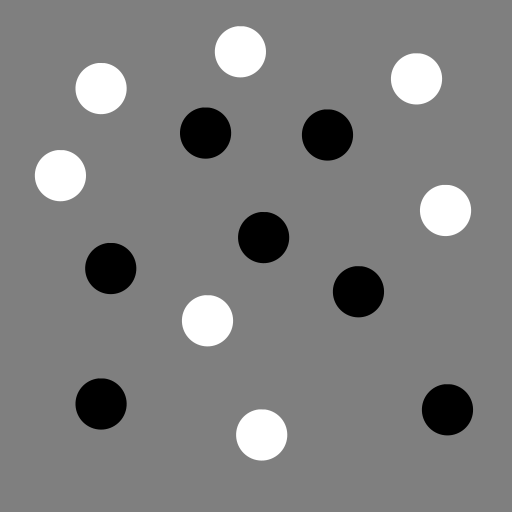
#> input picture 2 Week/test_blob_uniform.png, 512 x 512 px
$ python week2solutions.py   (older library calls are emulated)
#> lines starting #> are read from the running program, lines starting #| are printed output that depends on the picture
# -*- coding: utf-8 -*-
"""
Created on Wed Feb 16 13:00:09 2022

@author: hujo8
"""

import numpy as np
import matplotlib.pyplot as plt
import skimage.io
import skimage.feature
import cv2

#%% Computing Gaussian and its second order derivative

im = skimage.io.imread('test_blob_uniform.png').astype(np.float)
#> im: shape (512, 512) float64; min 0, max 255, mean 127.1

fig, ax = plt.subplots(1,1,figsize=(10,10),sharex=True,sharey=True)
ax.imshow(im,cmap='gray')

def getGaussDerivative(t):
    '''
    Computes kernels of Gaussian and its derivatives.
    Parameters
    ----------
    t : float
        Vairance - t.

    Returns
    -------
    g : numpy array
        Gaussian.
    dg : numpy array
        First order derivative of Gaussian.
    ddg : numpy array
        Second order derivative of Gaussian
    dddg : numpy array
        Third order derivative of Gaussian.

    '''

    kSize = 5
    s = np.sqrt(t)
    x = np.arange(int(-np.ceil(s*kSize)), int(np.ceil(s*kSize))+1)
    x = np.reshape(x,(-1,1))
    g = np.exp(-x**2/(2*t))
    g = g/np.sum(g)
    dg = -x/t*g
    ddg = -g/t - x/t*dg
    dddg = -2*dg/t - x/t*ddg
    return g, dg, ddg, dddg

g, dg, ddg, dddg = getGaussDerivative(3)
fig, ax = plt.subplots(1,1,figsize=(10,10),sharex=True,sharey=True)
ax.plot(g)
ax.plot(dg)
ax.plot(ddg)
ax.plot(dddg)

#%% Convolve an image

t = 325
g, dg, ddg, dddg = getGaussDerivative(t)

Lg = cv2.filter2D(cv2.filter2D(im, -1, g), -1, g.T)
fig, ax = plt.subplots(1,1,figsize=(10,10),sharex=True,sharey=True)
ax.imshow(Lg,cmap='gray')


#%% Detecting blobs on one scale

im = skimage.io.imread('test_blob_uniform.png').astype(np.float)

Lxx = cv2.filter2D(cv2.filter2D(im, -1, g), -1, ddg.T)
Lyy = cv2.filter2D(cv2.filter2D(im, -1, ddg), -1, g.T)

L_blob = t*(Lxx + Lyy)
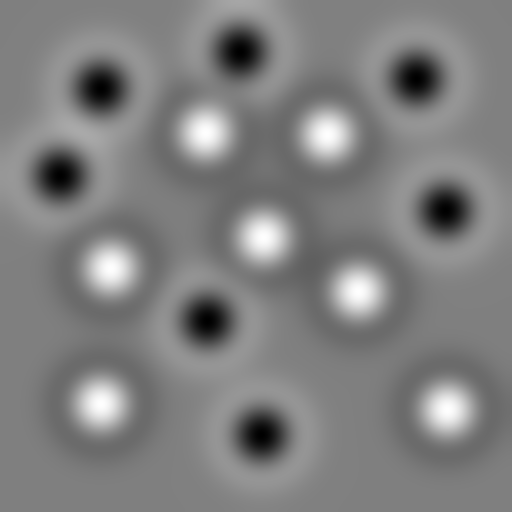
#> L_blob: shape (512, 512) float64; min -94.32, max 93.59, mean 0; drawn with min black and max white

# how blob response
fig, ax = plt.subplots(1,1,figsize=(10,10),sharex=True,sharey=True)
pos = ax.imshow(L_blob, cmap='gray')
fig.colorbar(pos)


#%% Find regional maximum in Laplacian
magnitudeThres = 50

coord_pos = skimage.feature.peak_local_max(L_blob, threshold_abs=magnitudeThres)
#> coord_pos = [[132, 205], [237, 263], [268, 110], [291, 358], [409, 447], [134, 327], [403, 101]]
coord_neg = skimage.feature.peak_local_max(-L_blob, threshold_abs=magnitudeThres)
#> coord_neg = [[51, 240], [320, 207], [210, 445], [78, 416], [434, 261], [175, 60], [88, 101]]
coord = np.r_[coord_pos, coord_neg]
#> coord = 14 rows, first 8: [132, 205], [237, 263], [268, 110], [291, 358], [409, 447], [134, 327], [403, 101], [51, 240]

# Show circles
theta = np.arange(0, 2*np.pi, step=np.pi/100)
theta = np.append(theta, 0)
circ = np.array((np.cos(theta),np.sin(theta)))
n = coord.shape[0]
#> n = 14
m = circ.shape[1]

fig, ax = plt.subplots(1,1,figsize=(10,10),sharex=True,sharey=True)
ax.imshow(im, cmap='gray')
plt.plot(coord[:,1], coord[:,0], '.r')
circ_y = np.sqrt(2*t)*np.reshape(circ[0,:],(1,-1)).T*np.ones((1,n)) + np.ones((m,1))*np.reshape(coord[:,0],(-1,1)).T
circ_x = np.sqrt(2*t)*np.reshape(circ[1,:],(1,-1)).T*np.ones((1,n)) + np.ones((m,1))*np.reshape(coord[:,1],(-1,1)).T
plt.plot(circ_x, circ_y, 'r')


#%%%%%%%%%%%%%%%%%%%%%%%%%%%%%%%%%%%%%%%%%%%%%%%%%%%%%%%%%%%%%%%%%%%%%%%%%%%
# Detecting blobs on multiple scales

im = skimage.io.imread('test_blob_varying.png').astype(np.float)
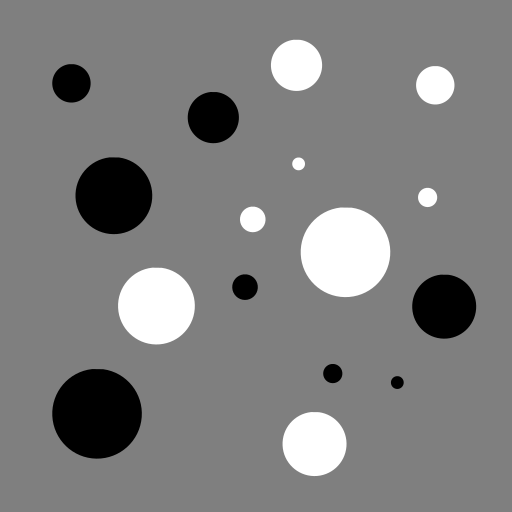
#> input picture 2 Week/test_blob_varying.png, 512 x 512 px
#> im: shape (512, 512) float64; min 0, max 255, mean 127.1

t = 15
g, dg, ddg, dddg = getGaussDerivative(t)

r,c = im.shape
#> r = 512; c = 512
n = 100
L_blob_vol = np.zeros((r,c,n))
tStep = np.zeros(n)

Lg = im
for i in range(0,n):
    tStep[i] = t*i
    L_blob_vol[:,:,i] = t*i*(cv2.filter2D(cv2.filter2D(Lg, -1, g), -1, ddg.T) +
        cv2.filter2D(cv2.filter2D(Lg, -1, ddg), -1, g.T))
    Lg = cv2.filter2D(cv2.filter2D(Lg, -1, g), -1, g.T)
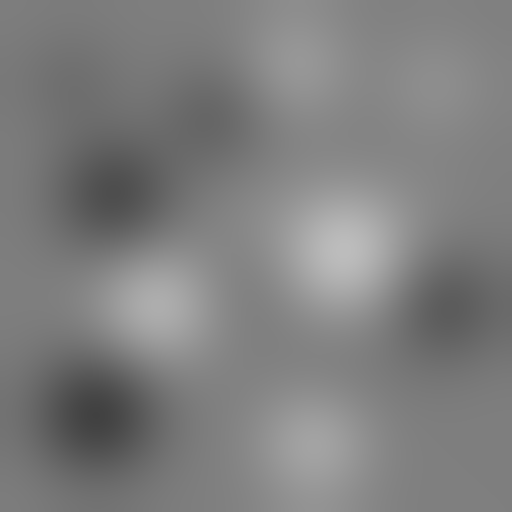
#> Lg: shape (512, 512) float64; min 65.8, max 188.9, mean 127.1
#> after the loop, tStep = 100 values from 0 to 1485


#%% find maxima in scale-space
thres = 40.0
coord_pos = skimage.feature.peak_local_max(L_blob_vol, threshold_abs = thres)
#> coord_pos = [[412, 97, 72], [196, 114, 51], [306, 443, 36], [117, 213, 22], [83, 71, 12], [287, 245, 6], [373, 332, 3], [382, 397, 2]]
coord_neg = skimage.feature.peak_local_max(-L_blob_vol, threshold_abs = thres)
#> coord_neg = [[306, 155, 58], [253, 347, 71], [443, 314, 35], [65, 296, 22], [85, 435, 12], [219, 252, 6], [197, 427, 3], [163, 298, 2]]
coord = np.r_[coord_pos,coord_neg]
#> coord = 16 rows, first 8: [412, 97, 72], [196, 114, 51], [306, 443, 36], [117, 213, 22], [83, 71, 12], [287, 245, 6], [373, 332, 3], [382, 397, 2]

# Show circles
theta = np.arange(0, 2*np.pi, step=np.pi/100)
theta = np.append(theta, 0)
circ = np.array((np.cos(theta),np.sin(theta)))
n = coord.shape[0]
#> n = 16
m = circ.shape[1]

fig, ax = plt.subplots(1,1,figsize=(10,10),sharex=True,sharey=True)
ax.imshow(im, cmap='gray')
plt.plot(coord[:,1], coord[:,0], '.r')
scale = tStep[coord[:,2]]
#> scale = [1080, 765, 540, 330, 180, 90, 45, 30, 870, 1065, 525, 330, 180, 90, 45, 30]
circ_y = np.sqrt(2*scale)*np.reshape(circ[0,:],(1,-1)).T*np.ones((1,n)) + np.ones((m,1))*np.reshape(coord[:,0],(-1,1)).T
circ_x = np.sqrt(2*scale)*np.reshape(circ[1,:],(1,-1)).T*np.ones((1,n)) + np.ones((m,1))*np.reshape(coord[:,1],(-1,1)).T
plt.plot(circ_x, circ_y, 'r')

#%%%%%%%%%%%%%%%%%%%%%%%%%%%%%%%%%%%%%%%%%%%%%%%%%%%%%%%%%%%%%%%%%%%%%%%%%%%%%%
# Detecting blobs in real data (scale space)

# diameter interval and steps
d = np.arange(10, 24.5, step = 0.4)
tStep = np.sqrt(0.5)*((d/2)**2) # convert to scale

# read image and take out a small part
im = skimage.io.imread('SEM.png').astype(np.float)
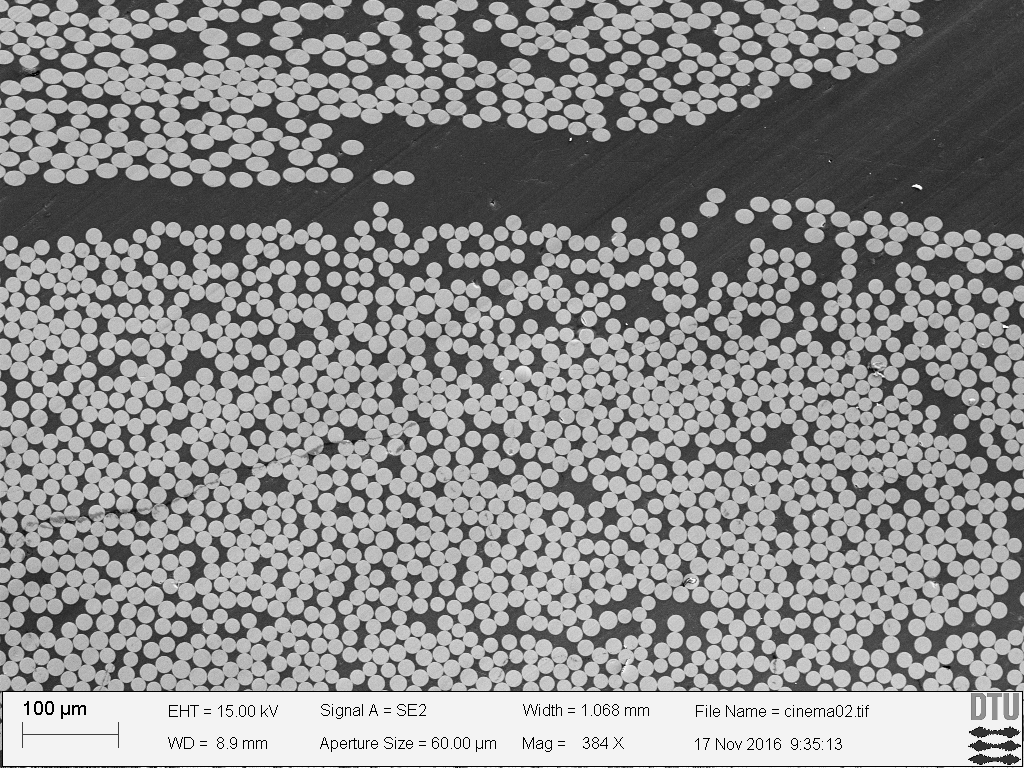
#> input picture 2 Week/SEM.png, 1024 x 768 px
#> im: shape (768, 1024) float64; min 0, max 254, mean 141.9
im = im[200:500,200:500]
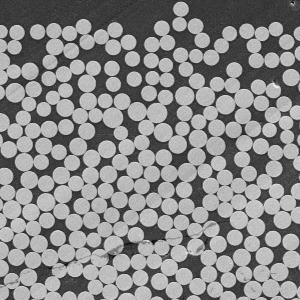
#> im: shape (300, 300) float64; min 16, max 248, mean 139.5

fig, ax = plt.subplots(1,1,figsize=(10,10),sharex=True,sharey=True)
ax.imshow(im, cmap='gray')

#%% Compute scale space

r,c = im.shape
#> r = 300; c = 300
n = d.shape[0]
L_blob_vol = np.zeros((r,c,n))

for i in range(0,n):
    g, dg, ddg, dddg = getGaussDerivative(tStep[i])
    L_blob_vol[:,:,i] = tStep[i]*(cv2.filter2D(cv2.filter2D(im,-1,g),-1,ddg.T) +
                                  cv2.filter2D(cv2.filter2D(im,-1,ddg),-1,g.T))


#%% Find maxima in scale space

thres = 30
coord = skimage.feature.peak_local_max(-L_blob_vol, threshold_abs = thres)
#> coord = 197 rows, first 8: [79, 133, 3], [31, 36, 4], [69, 234, 6], [67, 112, 3], [59, 132, 3], [28, 276, 2], [8, 180, 4], [26, 160, 3]

# Show circles
def getCircles(coord, scale):
    '''
    Comptue circle coordinages

    Parameters
    ----------
    coord : numpy array
        2D array of coordinates.
    scale : numpy array
        scale of individual blob (t).

    Returns
    -------
    circ_x : numpy array
        x coordinates of circle. Each column is one circle.
    circ_y : numpy array
        y coordinates of circle. Each column is one circle.

    '''
    theta = np.arange(0, 2*np.pi, step=np.pi/100)
    theta = np.append(theta, 0)
    circ = np.array((np.cos(theta),np.sin(theta)))
    n = coord.shape[0]
    m = circ.shape[1]
    circ_y = np.sqrt(2*scale)*circ[[0],:].T*np.ones((1,n)) + np.ones((m,1))*coord[:,[0]].T
    circ_x = np.sqrt(2*scale)*circ[[1],:].T*np.ones((1,n)) + np.ones((m,1))*coord[:,[1]].T
    return circ_x, circ_y

scale = tStep[coord[:,2]]
#> scale = 197 values, max 101.8 at index 189, min 19.12 at index 24, mean 23.66
circ_x, circ_y = getCircles(coord[:,0:2], scale)
#> in getCircles, `circ_y = np.sqrt(2*scale)*circ[[0],:].T*np.ones((1,n)) + np.ones((m,1)..`:
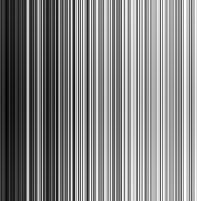
#> circ_y: shape (201, 197) float64; min 1.1, max 299.7, mean 155.6; drawn with min black and max white
#> in getCircles, `circ_x = np.sqrt(2*scale)*circ[[1],:].T*np.ones((1,n)) + np.ones((m,1)..`:
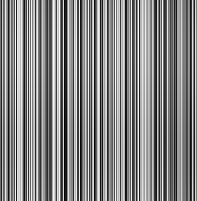
#> circ_x: shape (201, 197) float64; min -2.14, max 298.8, mean 155.1; drawn with min black and max white
fig, ax = plt.subplots(1,1,figsize=(10,10),sharex=True,sharey=True)
ax.imshow(im, cmap='gray')
plt.plot(coord[:,1], coord[:,0], '.r')
plt.plot(circ_x, circ_y, 'r')

#%%%%%%%%%%%%%%%%%%%%%%%%%%%%%%%%%%%%%%%%%%%%%%%%%%%%%%%%%%%%%%%%%%%%%%%%%%%%%%
# Localize blobs - Example high resolution lab X-ray CT - find the coordinates
# using Gaussian smoothing and use the scale space to find the scale

#> (the run stopped early here; a loop or call above may not have finished)
